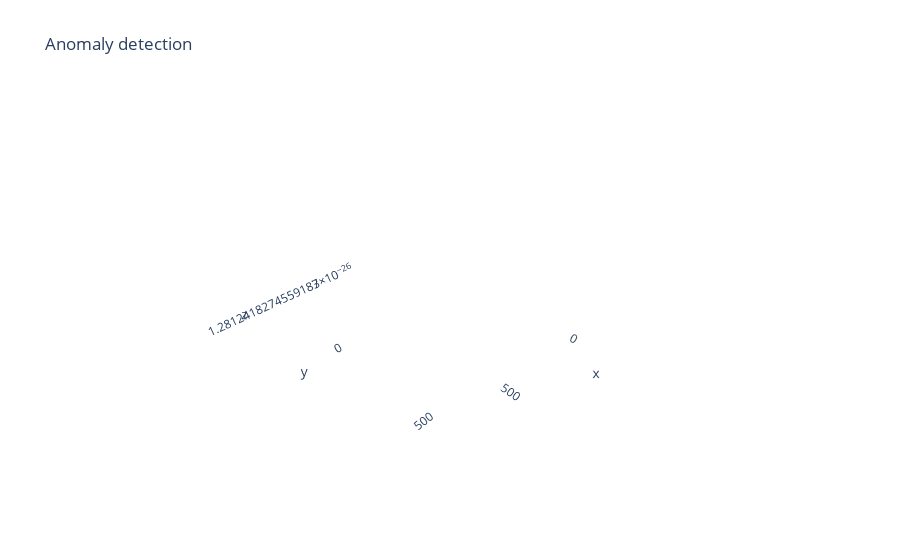

Write notebook code for a chart like this one.
### Code cell
interactive_3d_plot(fft_all, names)

### Figure 1 — Plotly figure (JSON) as saved in the notebook; plotly's stock layout.template omitted (floating-point values rounded to 4 significant figures)
{"data": [{"mode": "markers", "text": ["f01/f01-01-001.wav", "f01/f01-01-002.wav", "f01/f01-01-003.wav"], "type": "scatter3d", "x": [-433.1, 714.3, -281.2], "y": [-429.1, -65.45, 494.5], "z": [1.281e-26, 1.281e-26, 1.281e-26]}], "layout": {"title": {"text": "Anomaly detection"}}}
